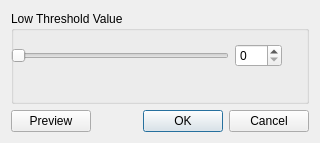
<?xml version="1.0" encoding="UTF-8"?>
<ui version="4.0">
 <class>CannyDialog</class>
 <widget class="QDialog" name="CannyDialog">
  <property name="geometry">
   <rect>
    <x>0</x>
    <y>0</y>
    <width>320</width>
    <height>143</height>
   </rect>
  </property>
  <property name="windowTitle">
   <string>Canny Edge Detection</string>
  </property>
  <layout class="QGridLayout" name="gridLayout">
   <item row="1" column="1">
    <widget class="QDialogButtonBox" name="buttonBox">
     <property name="orientation">
      <enum>Qt::Horizontal</enum>
     </property>
     <property name="standardButtons">
      <set>QDialogButtonBox::Cancel|QDialogButtonBox::Ok</set>
     </property>
    </widget>
   </item>
   <item row="1" column="0">
    <widget class="QPushButton" name="previewButton">
     <property name="text">
      <string>Preview</string>
     </property>
    </widget>
   </item>
   <item row="0" column="0" colspan="2">
    <widget class="QGroupBox" name="groupBox">
     <property name="title">
      <string>Low Threshold Value</string>
     </property>
     <widget class="QWidget" name="layoutWidget">
      <property name="geometry">
       <rect>
        <x>0</x>
        <y>30</y>
        <width>271</width>
        <height>29</height>
       </rect>
      </property>
      <layout class="QHBoxLayout" name="horizontalLayout">
       <item>
        <widget class="QSlider" name="horizontalSlider">
         <property name="maximum">
          <number>100</number>
         </property>
         <property name="orientation">
          <enum>Qt::Horizontal</enum>
         </property>
        </widget>
       </item>
       <item>
        <widget class="QSpinBox" name="spinBox">
         <property name="maximum">
          <number>100</number>
         </property>
        </widget>
       </item>
      </layout>
     </widget>
    </widget>
   </item>
  </layout>
 </widget>
 <resources/>
 <connections>
  <connection>
   <sender>buttonBox</sender>
   <signal>accepted()</signal>
   <receiver>CannyDialog</receiver>
   <slot>accept()</slot>
   <hints>
    <hint type="sourcelabel">
     <x>248</x>
     <y>200</y>
    </hint>
    <hint type="destinationlabel">
     <x>157</x>
     <y>239</y>
    </hint>
   </hints>
  </connection>
  <connection>
   <sender>buttonBox</sender>
   <signal>rejected()</signal>
   <receiver>CannyDialog</receiver>
   <slot>reject()</slot>
   <hints>
    <hint type="sourcelabel">
     <x>310</x>
     <y>200</y>
    </hint>
    <hint type="destinationlabel">
     <x>286</x>
     <y>239</y>
    </hint>
   </hints>
  </connection>
  <connection>
   <sender>horizontalSlider</sender>
   <signal>valueChanged(int)</signal>
   <receiver>spinBox</receiver>
   <slot>setValue(int)</slot>
   <hints>
    <hint type="sourcelabel">
     <x>211</x>
     <y>56</y>
    </hint>
    <hint type="destinationlabel">
     <x>262</x>
     <y>51</y>
    </hint>
   </hints>
  </connection>
  <connection>
   <sender>spinBox</sender>
   <signal>valueChanged(int)</signal>
   <receiver>horizontalSlider</receiver>
   <slot>setValue(int)</slot>
   <hints>
    <hint type="sourcelabel">
     <x>254</x>
     <y>65</y>
    </hint>
    <hint type="destinationlabel">
     <x>195</x>
     <y>57</y>
    </hint>
   </hints>
  </connection>
 </connections>
</ui>
